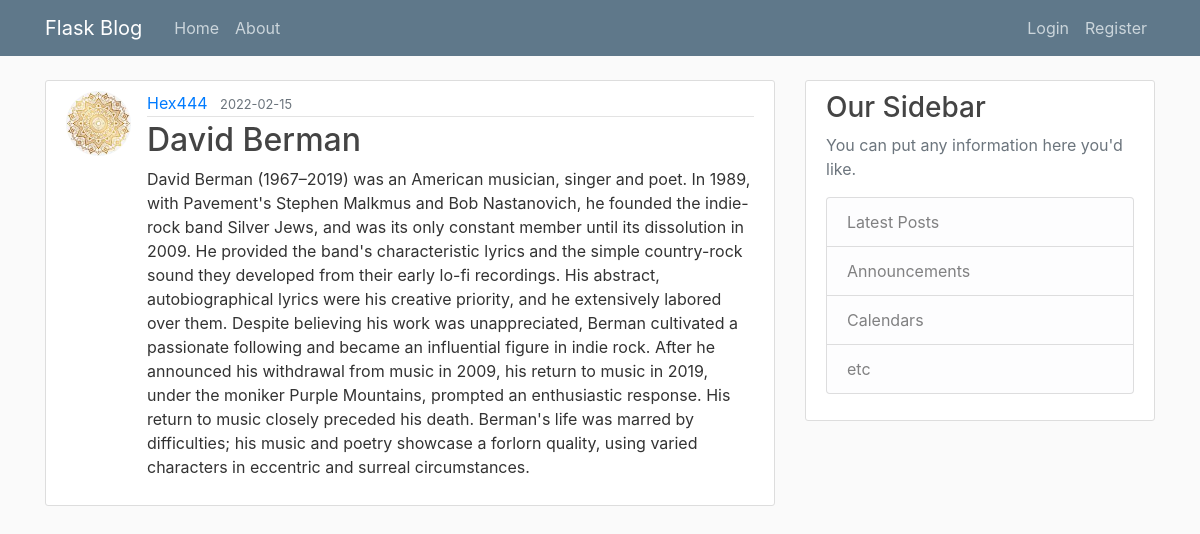
The page /post/5 on the database its author committed.
### flaskblog/models.py (models this page shows, shortened)
class User(db.Model, UserMixin):
    id = db.Column(db.Integer, primary_key=True)
    username = db.Column(db.String(20), unique=True, nullable=False)
    email = db.Column(db.String(120), unique=True, nullable=False)
    image_file = db.Column(db.String(20), nullable=False, default='default.jpg')
    password = db.Column(db.String(60), nullable=False)
    posts = db.relationship('Post', backref="author", lazy=True)

class Post(db.Model):
    id = db.Column(db.Integer, primary_key=True)
    title = db.Column(db.String(100), nullable=False)
    date_posted = db.Column(db.DateTime, nullable=False, default=datetime.utcnow)
    content = db.Column(db.Text, nullable=False)
    user_id = db.Column(db.Integer, db.ForeignKey('user.id'), nullable=False)

### flaskblog/routes.py (the view)
@app.route('/post/<int:post_id>')
def post(post_id):
    post = Post.query.get_or_404(post_id)
    return render_template('post.html', title=post.title, post=post)

### flaskblog/templates/post.html (shortened to what this page needs)
{% extends "layout.html" %}
{% block content %}
    <article class="media content-section">
    <img src="{{ url_for('static', filename='profile_pics/' + post.author.image_file) }}" alt="pfp of author" class="rounded-circle article-img">
        <div class="media-body">
        <div class="article-metadata">
            <a class="mr-2" href="{{url_for('user_posts', username=post.author.username)}}">{{ post.author.username }}</a>
            <small class="text-muted">{{ post.date_posted.strftime("%Y-%m-%d") }}</small>
        </div>
        <h2 class="article-title">{{ post.title }}</h2>
        <p class="article-content">{{ post.content }}</p>
        </div>
    </article>
{% endblock content %}

### flaskblog/static/main.css (style rules this page uses)
body { background: #fafafa; color: #333333; margin-top: 5rem; }
h1, h2, h3, h4, h5, h6 { color: #444444; }
.content-section { background: #ffffff; padding: 10px 20px; border: 1px solid #dddddd; border-radius: 3px; margin-bottom: 20px; }
.article-title { color: #444444; }
.article-content { white-space: pre-line; }
.article-img { height: 65px; width: 65px; margin-right: 16px; }
.article-metadata { padding-bottom: 1px; margin-bottom: 4px; border-bottom: 1px solid #e3e3e3 }

### rows shown on the page
User: image_file (picture), author.username "Hex444"
Post: date_posted "2022-02-15", title "David Berman", content "David Berman (1967–2019) was an American musician, singer and poet. In 1989, with Pavement's Stephen Malkmus and Bob Nastanovich, he founded the indie-rock band Silver Jews, and was its only constant member until its dissolution in 2009. He provided the band's characteristic lyrics and the simple country-rock sound they developed from their early lo-fi recordings. His abstract, autobiographical lyrics were his creative priority, and he extensively labored over them. Despite believing his work was unappreciated, Berman cultivated a passionate following and became an influential figure in indie rock. After he announced his withdrawal from music in 2009, his return to music in 2019, under the…"
